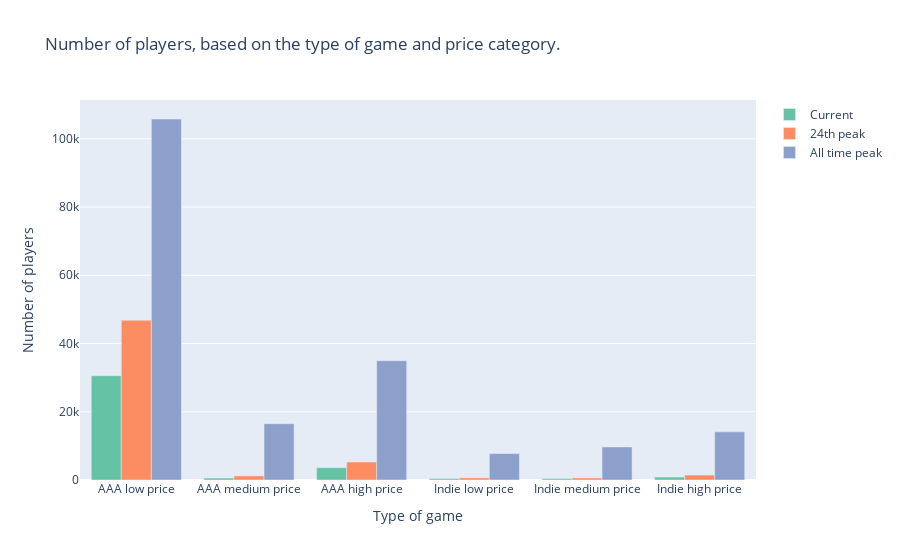

Notebook source saved alongside this figure:
### Markdown cell above
### Price compared to amount of players


First of all we want to discover what the correlation between the price of a game and the amount of players that play the game is. Furthermore we want to explore the difference between AAA-games and Indie-games. To do so we have used the following dataset: https://www.kaggle.com/datasets/faisaljanjua0555/most-played-games-of-all-time combined with another dataset: https://www.kaggle.com/datasets/nikdavis/steam-store-games. In the first dataset "current" indicates the amount of players a game has right now, "24th peak" the amount of players a game had on it's 24th peak and "all time peak" the highest amount of players a game has ever had. To emphasize the difference between AAA-games and Indie-games, we have split the data into those two categories. These categories are again split into three subdivisons depended on the price of a game. The length of the bar is depended on the avarage amount of players over the games in the according category.

### Code cell
df1 = pd.read_csv('DATASETS/aaa_published_games.csv')
df1 = df1[['name', 'price']]
df2 = pd.read_csv('DATASETS/indie_published_games.csv')
df2 = df2[['name', 'price']]
df3 = pd.read_csv('DATASETS/player_count.csv')
df1 = df1.merge(df3, how='inner', on='name')
df2 = df2.merge(df3, how='inner', on='name')
df1['Type of game']='AAA'
df2['Type of game']='Indie'
df = df1.merge(df2, how='outer')
df = df.drop(columns=['Unnamed: 5'])

AAA = df[df["Type of game"]=='AAA']
AAA.loc[:, 'Current'] = pd.to_numeric(AAA['Current'], errors='coerce')
AAA.loc[:, '24th Peak'] = pd.to_numeric(AAA['24th Peak'], errors='coerce')
AAA.loc[:, 'All_time peak'] = pd.to_numeric(AAA['All_time peak'], errors='coerce')
AAA_price_categories = pd.qcut(AAA["price"], 3, retbins=True, labels=["Low", "Medium", "High"])
AAA['price_category'] = AAA_price_categories[0]

AAA_low = AAA[AAA["price_category"]=="Low"]
AAA_current_low = AAA_low['Current'].mean() 
AAA_24th_low = AAA_low['24th Peak'].mean()
AAA_all_time_low = AAA_low['All_time peak'].mean()

AAA_medium = AAA[AAA["price_category"]=="Medium"]
AAA_current_medium = AAA_medium['Current'].mean() 
AAA_24th_medium = AAA_medium['24th Peak'].mean()
AAA_all_time_medium = AAA_medium['All_time peak'].mean()

AAA_high = AAA[AAA["price_category"]=="High"]
AAA_current_high = AAA_high['Current'].mean() 
AAA_24th_high = AAA_high['24th Peak'].mean()
AAA_all_time_high = AAA_high['All_time peak'].mean()

Indie = df[df["Type of game"]=='Indie']
Indie.loc[:, 'Current'] = pd.to_numeric(Indie['Current'], errors='coerce')
Indie.loc[:, '24th Peak'] = pd.to_numeric(Indie['24th Peak'], errors='coerce')
Indie.loc[:, 'All_time peak'] = pd.to_numeric(Indie['All_time peak'], errors='coerce')
Indie_price_categories = pd.qcut(Indie["price"], 3, retbins=True, labels=["Low", "Medium", "High"])
Indie['price_category'] = Indie_price_categories[0]

Indie_low = Indie[Indie["price_category"]=="Low"]
Indie_current_low = Indie_low['Current'].mean() 
Indie_24th_low = Indie_low['24th Peak'].mean()
Indie_all_time_low = Indie_low['All_time peak'].mean()

Indie_medium = Indie[Indie["price_category"]=="Medium"]
Indie_current_medium = Indie_medium['Current'].mean() 
Indie_24th_medium = Indie_medium['24th Peak'].mean()
Indie_all_time_medium = Indie_medium['All_time peak'].mean()

Indie_high = Indie[Indie["price_category"]=="High"]
Indie_current_high = Indie_high['Current'].mean() 
Indie_24th_high = Indie_high['24th Peak'].mean()
Indie_all_time_high = Indie_high['All_time peak'].mean()

data = [['AAA low price', AAA_current_low, AAA_24th_low, AAA_all_time_low], ['AAA medium price', AAA_current_medium, AAA_24th_medium, AAA_all_time_medium], ['AAA high price', AAA_current_high, AAA_24th_high, AAA_all_time_high], ['Indie low price', Indie_current_low, Indie_24th_low, Indie_all_time_low], ['Indie medium price', Indie_current_medium, Indie_24th_medium, Indie_all_time_medium], ['Indie high price', Indie_current_high, Indie_24th_high, Indie_all_time_high]]
df = pd.DataFrame(data, columns=['Type of game', 'Current', '24th peak', 'All time peak'])

trace =[
    go.Bar(name='Current ', x = df['Type of game'], y = df['Current'], marker_color='rgb(102,194,165)'),
    go.Bar(name='24th peak', x = df['Type of game'], y = df['24th peak'], marker_color='rgb(252,141,98)'),
    go.Bar(name='All time peak', x = df['Type of game'], y = df['All time peak'], marker_color='rgb(141,160,203)'),
]

layout = go.Layout(
    xaxis=go.layout.XAxis(
        type='category'
    ),
    yaxis=go.layout.YAxis(
    )
)
fig = go.Figure(data=trace, layout=layout)
fig.update_layout(
    title_text='Number of players, based on the type of game and price category.',
    xaxis_title='Type of game',
    yaxis_title='Number of players',
    height=400
)
fig.show()

### Figure 1 — Plotly figure (JSON) as saved in the notebook; plotly's stock layout.template omitted (floating-point values rounded to 4 significant figures)
{"data": [{"marker": {"color": "rgb(102,194,165)"}, "name": "Current ", "type": "bar", "x": ["AAA low price", "AAA medium price", "AAA high price", "Indie low price", "Indie medium price", "Indie high price"], "y": [30570.0, 574.9, 3601.0, 404.6, 406.9, 862.6]}, {"marker": {"color": "rgb(252,141,98)"}, "name": "24th peak", "type": "bar", "x": ["AAA low price", "AAA medium price", "AAA high price", "Indie low price", "Indie medium price", "Indie high price"], "y": [46820.0, 1202.0, 5271.0, 630.4, 597.0, 1443.0]}, {"marker": {"color": "rgb(141,160,203)"}, "name": "All time peak", "type": "bar", "x": ["AAA low price", "AAA medium price", "AAA high price", "Indie low price", "Indie medium price", "Indie high price"], "y": [105800.0, 16510.0, 34960.0, 7737.0, 9694.0, 14100.0]}], "layout": {"autosize": true, "title": {"text": "Number of players, based on the type of game and price category."}, "xaxis": {"autorange": true, "range": [-0.5, 5.5], "title": {"text": "Type of game"}, "type": "category"}, "yaxis": {"autorange": true, "range": [0, 111400.0], "title": {"text": "Number of players"}, "type": "linear"}}}
